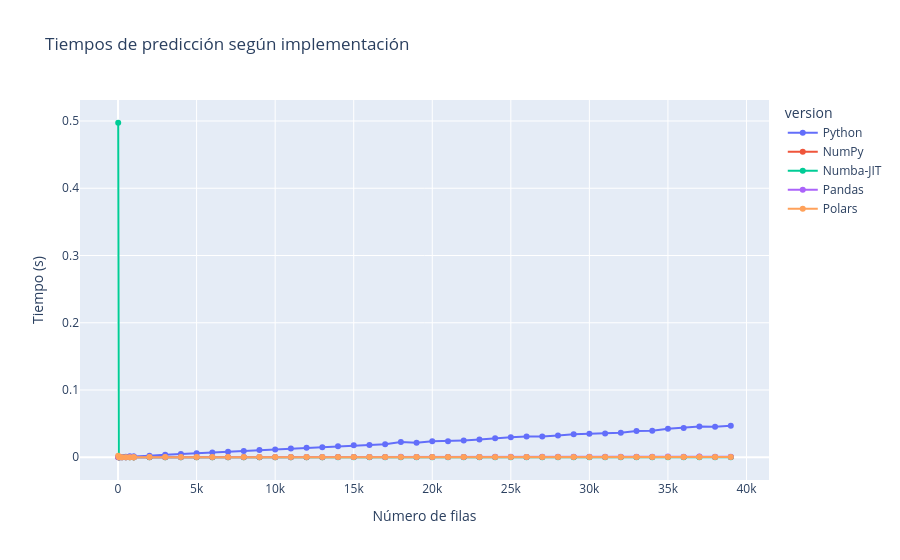
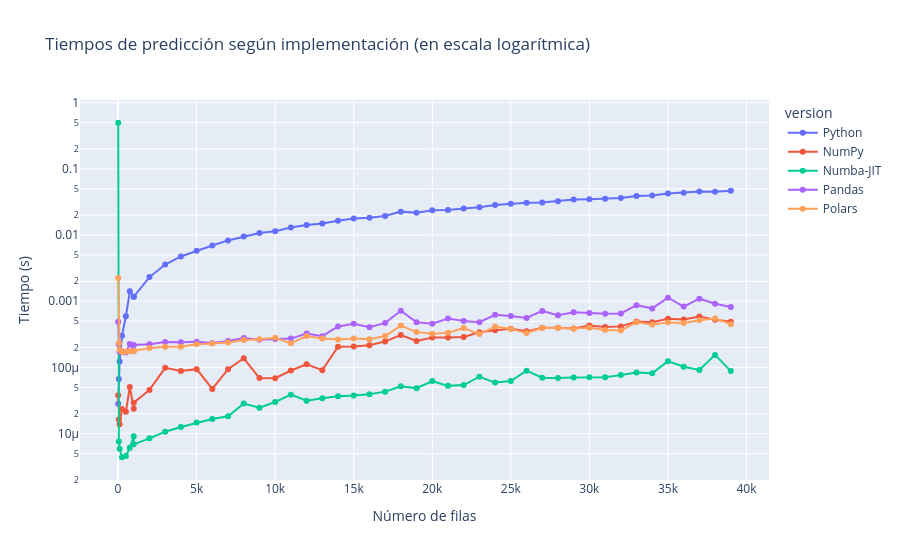
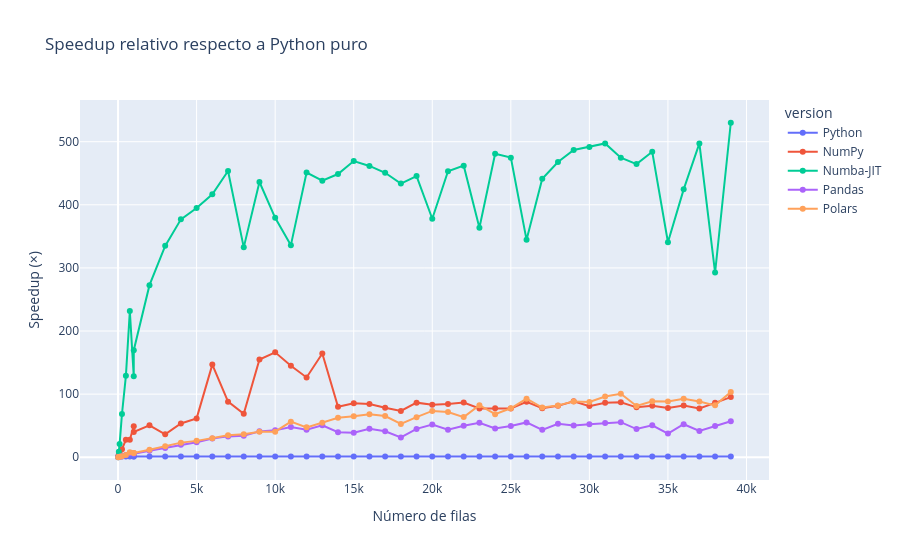

Notebook code cell kept with these figures, in order:
### Markdown cell above
**Código dado — Benchmark de las 5 implementaciones:**

### Code cell
@dataclass
class TimeMeasurement:
    time_took: float
    iteration: int
    version: str


time_measurements: list[TimeMeasurement] = []

ranges = [10, 50, 100, 250, 500, 750, 1000, *range(1001, len(X_test) + 1, 1000)]

for it in ranges:
    X_np = X_test[PARAM_COLS].iloc[:it].to_numpy(dtype=np.float32)
    X_pd = X_test[PARAM_COLS].iloc[:it]
    X_pl = pl.from_pandas(X_pd)

    for name, fn, args in [
        ("Python", linear_regression_predict, (X_np, params_vals)),
        ("NumPy", linear_regression_predict_numpy, (X_np, params_vals)),
        ("Numba-JIT", linear_regression_predict_numba, (X_np, params_arr)),
        ("Pandas", linear_regression_predict_pandas, (X_pd, params_vals)),
        ("Polars", linear_regression_predict_polars, (X_pl, params_vals)),
    ]:
        t0 = time.perf_counter()
        fn(*args)
        time_measurements.append(TimeMeasurement(time.perf_counter() - t0, it, name))

df_bench = pd.DataFrame(time_measurements)

# Gráfico 1: tiempos absolutos
px.line(
    df_bench,
    x="iteration",
    y="time_took",
    color="version",
    markers=True,
    title="Tiempos de predicción según implementación",
    labels={"iteration": "Número de filas", "time_took": "Tiempo (s)"},
).show()

# Gráfico 2: tiempos absolutos (en log)
px.line(
    df_bench,
    x="iteration",
    y="time_took",
    color="version",
    markers=True,
    title="Tiempos de predicción según implementación (en escala logarítmica)",
    labels={"iteration": "Número de filas", "time_took": "Tiempo (s)"},
    log_y=True,
).show()

# Gráfico 3: speedup relativo respecto a Python puro
pivot = df_bench.pivot(index="iteration", columns="version", values="time_took")
for col in ["NumPy", "Numba-JIT", "Pandas", "Polars"]:
    pivot[col] = pivot["Python"] / pivot[col]
pivot["Python"] = 1.0

melted = pivot.reset_index().melt(
    id_vars=["iteration"],
    value_vars=["Python", "NumPy", "Numba-JIT", "Pandas", "Polars"],
    value_name="speedup",
)
px.line(
    melted,
    x="iteration",
    y="speedup",
    color="version",
    markers=True,
    title="Speedup relativo respecto a Python puro",
    labels={"iteration": "Número de filas", "speedup": "Speedup (×)"},
).show()

### Figure 1 — Plotly figure (JSON) as saved in the notebook; plotly's stock layout.template omitted (floating-point values rounded to 4 significant figures)
{"data": [{"hovertemplate": "version=Python<br>Número de filas=%{x}<br>Tiempo (s)=%{y}<extra></extra>", "legendgroup": "Python", "line": {"color": "#636efa", "dash": "solid"}, "marker": {"symbol": "circle"}, "mode": "lines+markers", "name": "Python", "orientation": "v", "showlegend": true, "type": "scatter", "x": [10, 50, 100, 250, 500, 750, 1000, 1001, 2001, 3001, 4001, 5001, 6001, 7001, 8001, 9001, 10001, 11001, 12001, 13001, 14001, 15001, 16001, 17001, 18001, 19001, 20001, 21001, 22001, 23001, 24001, 25001, 26001, 27001, 28001, 29001, 30001, 31001, 32001, 33001, 34001, 35001, 36001, 37001, 38001, 39001], "xaxis": "x", "y": [2.82e-05, 6.67e-05, 0.0001235, 0.0003015, 0.0005933, 0.001413, 0.001167, 0.001171, 0.002318, 0.003584, 0.00475, 0.005805, 0.006957, 0.008301, 0.009478, 0.01073, 0.01142, 0.01304, 0.01416, 0.01498, 0.01647, 0.01774, 0.01823, 0.01943, 0.0226, 0.0217, 0.02362, 0.02388, 0.02509, 0.02633, 0.02841, 0.02967, 0.03083, 0.03098, 0.03242, 0.03432, 0.03486, 0.0353, 0.03636, 0.03898, 0.03949, 0.04244, 0.04351, 0.04565, 0.0453, 0.04669], "yaxis": "y"}, {"hovertemplate": "version=NumPy<br>Número de filas=%{x}<br>Tiempo (s)=%{y}<extra></extra>", "legendgroup": "NumPy", "line": {"color": "#EF553B", "dash": "solid"}, "marker": {"symbol": "circle"}, "mode": "lines+markers", "name": "NumPy", "orientation": "v", "showlegend": true, "type": "scatter", "x": [10, 50, 100, 250, 500, 750, 1000, 1001, 2001, 3001, 4001, 5001, 6001, 7001, 8001, 9001, 10001, 11001, 12001, 13001, 14001, 15001, 16001, 17001, 18001, 19001, 20001, 21001, 22001, 23001, 24001, 25001, 26001, 27001, 28001, 29001, 30001, 31001, 32001, 33001, 34001, 35001, 36001, 37001, 38001, 39001], "xaxis": "x", "y": [3.79e-05, 1.64e-05, 1.39e-05, 2.36e-05, 2.14e-05, 5.07e-05, 2.38e-05, 2.92e-05, 4.58e-05, 9.88e-05, 8.87e-05, 9.43e-05, 4.74e-05, 9.42e-05, 0.0001377, 6.93e-05, 6.87e-05, 9e-05, 0.000112, 9.11e-05, 0.0002057, 0.0002071, 0.0002159, 0.0002476, 0.0003079, 0.0002508, 0.0002833, 0.0002834, 0.0002891, 0.00034, 0.0003662, 0.0003838, 0.0003509, 0.0003984, 0.0003982, 0.0003874, 0.0004302, 0.0004083, 0.0004174, 0.0004929, 0.0004832, 0.0005435, 0.0005301, 0.0005906, 0.0005253, 0.00049], "yaxis": "y"}, {"hovertemplate": "version=Numba-JIT<br>Número de filas=%{x}<br>Tiempo (s)=%{y}<extra></extra>", "legendgroup": "Numba-JIT", "line": {"color": "#00cc96", "dash": "solid"}, "marker": {"symbol": "circle"}, "mode": "lines+markers", "name": "Numba-JIT", "orientation": "v", "showlegend": true, "type": "scatter", "x": [10, 50, 100, 250, 500, 750, 1000, 1001, 2001, 3001, 4001, 5001, 6001, 7001, 8001, 9001, 10001, 11001, 12001, 13001, 14001, 15001, 16001, 17001, 18001, 19001, 20001, 21001, 22001, 23001, 24001, 25001, 26001, 27001, 28001, 29001, 30001, 31001, 32001, 33001, 34001, 35001, 36001, 37001, 38001, 39001], "xaxis": "x", "y": [0.4974, 7.6e-06, 5.9e-06, 4.4e-06, 4.6e-06, 6.1e-06, 9.1e-06, 6.9e-06, 8.5e-06, 1.07e-05, 1.26e-05, 1.47e-05, 1.67e-05, 1.83e-05, 2.85e-05, 2.46e-05, 3.01e-05, 3.88e-05, 3.14e-05, 3.42e-05, 3.67e-05, 3.78e-05, 3.95e-05, 4.31e-05, 5.21e-05, 4.87e-05, 6.25e-05, 5.27e-05, 5.43e-05, 7.24e-05, 5.91e-05, 6.25e-05, 8.95e-05, 7.02e-05, 6.93e-05, 7.05e-05, 7.09e-05, 7.1e-05, 7.66e-05, 8.39e-05, 8.16e-05, 0.0001246, 0.0001025, 9.18e-05, 0.0001548, 8.81e-05], "yaxis": "y"}, {"hovertemplate": "version=Pandas<br>Número de filas=%{x}<br>Tiempo (s)=%{y}<extra></extra>", "legendgroup": "Pandas", "line": {"color": "#ab63fa", "dash": "solid"}, "marker": {"symbol": "circle"}, "mode": "lines+markers", "name": "Pandas", "orientation": "v", "showlegend": true, "type": "scatter", "x": [10, 50, 100, 250, 500, 750, 1000, 1001, 2001, 3001, 4001, 5001, 6001, 7001, 8001, 9001, 10001, 11001, 12001, 13001, 14001, 15001, 16001, 17001, 18001, 19001, 20001, 21001, 22001, 23001, 24001, 25001, 26001, 27001, 28001, 29001, 30001, 31001, 32001, 33001, 34001, 35001, 36001, 37001, 38001, 39001], "xaxis": "x", "y": [0.0004904, 0.0002225, 0.0001727, 0.0001762, 0.0001686, 0.0002256, 0.0001798, 0.0002179, 0.0002246, 0.0002424, 0.0002401, 0.0002443, 0.0002333, 0.000251, 0.0002776, 0.0002616, 0.000268, 0.0002727, 0.0003252, 0.0002965, 0.0004156, 0.000456, 0.0004044, 0.0004707, 0.0007183, 0.0004829, 0.0004566, 0.0005482, 0.0005019, 0.0004814, 0.0006242, 0.0005994, 0.0005584, 0.0007143, 0.0006127, 0.0006838, 0.0006656, 0.0006489, 0.0006539, 0.0008728, 0.0007787, 0.001132, 0.0008311, 0.001093, 0.0009161, 0.0008186], "yaxis": "y"}, {"hovertemplate": "version=Polars<br>Número de filas=%{x}<br>Tiempo (s)=%{y}<extra></extra>", "legendgroup": "Polars", "line": {"color": "#FFA15A", "dash": "solid"}, "marker": {"symbol": "circle"}, "mode": "lines+markers", "name": "Polars", "orientation": "v", "showlegend": true, "type": "scatter", "x": [10, 50, 100, 250, 500, 750, 1000, 1001, 2001, 3001, 4001, 5001, 6001, 7001, 8001, 9001, 10001, 11001, 12001, 13001, 14001, 15001, 16001, 17001, 18001, 19001, 20001, 21001, 22001, 23001, 24001, 25001, 26001, 27001, 28001, 29001, 30001, 31001, 32001, 33001, 34001, 35001, 36001, 37001, 38001, 39001], "xaxis": "x", "y": [0.002246, 0.0002348, 0.000184, 0.0001708, 0.000173, 0.0001757, 0.0001762, 0.000178, 0.000197, 0.0002063, 0.000205, 0.0002236, 0.0002297, 0.0002388, 0.0002605, 0.0002661, 0.0002818, 0.0002314, 0.0002992, 0.0002733, 0.0002633, 0.0002733, 0.0002677, 0.0002977, 0.0004287, 0.0003418, 0.0003218, 0.0003336, 0.0003943, 0.0003189, 0.0004159, 0.0003826, 0.0003322, 0.0003937, 0.0003945, 0.0003878, 0.0003976, 0.0003671, 0.0003611, 0.0004798, 0.0004458, 0.0004796, 0.0004686, 0.0005165, 0.0005509, 0.0004513], "yaxis": "y"}], "layout": {"legend": {"title": {"text": "version"}, "tracegroupgap": 0}, "title": {"text": "Tiempos de predicción según implementación"}, "xaxis": {"anchor": "y", "domain": [0, 1], "title": {"text": "Número de filas"}}, "yaxis": {"anchor": "x", "domain": [0, 1], "title": {"text": "Tiempo (s)"}}}}

### Figure 2 — Plotly figure (JSON) as saved in the notebook; plotly's stock layout.template omitted (floating-point values rounded to 4 significant figures)
{"data": [{"hovertemplate": "version=Python<br>Número de filas=%{x}<br>Tiempo (s)=%{y}<extra></extra>", "legendgroup": "Python", "line": {"color": "#636efa", "dash": "solid"}, "marker": {"symbol": "circle"}, "mode": "lines+markers", "name": "Python", "orientation": "v", "showlegend": true, "type": "scatter", "x": [10, 50, 100, 250, 500, 750, 1000, 1001, 2001, 3001, 4001, 5001, 6001, 7001, 8001, 9001, 10001, 11001, 12001, 13001, 14001, 15001, 16001, 17001, 18001, 19001, 20001, 21001, 22001, 23001, 24001, 25001, 26001, 27001, 28001, 29001, 30001, 31001, 32001, 33001, 34001, 35001, 36001, 37001, 38001, 39001], "xaxis": "x", "y": [2.82e-05, 6.67e-05, 0.0001235, 0.0003015, 0.0005933, 0.001413, 0.001167, 0.001171, 0.002318, 0.003584, 0.00475, 0.005805, 0.006957, 0.008301, 0.009478, 0.01073, 0.01142, 0.01304, 0.01416, 0.01498, 0.01647, 0.01774, 0.01823, 0.01943, 0.0226, 0.0217, 0.02362, 0.02388, 0.02509, 0.02633, 0.02841, 0.02967, 0.03083, 0.03098, 0.03242, 0.03432, 0.03486, 0.0353, 0.03636, 0.03898, 0.03949, 0.04244, 0.04351, 0.04565, 0.0453, 0.04669], "yaxis": "y"}, {"hovertemplate": "version=NumPy<br>Número de filas=%{x}<br>Tiempo (s)=%{y}<extra></extra>", "legendgroup": "NumPy", "line": {"color": "#EF553B", "dash": "solid"}, "marker": {"symbol": "circle"}, "mode": "lines+markers", "name": "NumPy", "orientation": "v", "showlegend": true, "type": "scatter", "x": [10, 50, 100, 250, 500, 750, 1000, 1001, 2001, 3001, 4001, 5001, 6001, 7001, 8001, 9001, 10001, 11001, 12001, 13001, 14001, 15001, 16001, 17001, 18001, 19001, 20001, 21001, 22001, 23001, 24001, 25001, 26001, 27001, 28001, 29001, 30001, 31001, 32001, 33001, 34001, 35001, 36001, 37001, 38001, 39001], "xaxis": "x", "y": [3.79e-05, 1.64e-05, 1.39e-05, 2.36e-05, 2.14e-05, 5.07e-05, 2.38e-05, 2.92e-05, 4.58e-05, 9.88e-05, 8.87e-05, 9.43e-05, 4.74e-05, 9.42e-05, 0.0001377, 6.93e-05, 6.87e-05, 9e-05, 0.000112, 9.11e-05, 0.0002057, 0.0002071, 0.0002159, 0.0002476, 0.0003079, 0.0002508, 0.0002833, 0.0002834, 0.0002891, 0.00034, 0.0003662, 0.0003838, 0.0003509, 0.0003984, 0.0003982, 0.0003874, 0.0004302, 0.0004083, 0.0004174, 0.0004929, 0.0004832, 0.0005435, 0.0005301, 0.0005906, 0.0005253, 0.00049], "yaxis": "y"}, {"hovertemplate": "version=Numba-JIT<br>Número de filas=%{x}<br>Tiempo (s)=%{y}<extra></extra>", "legendgroup": "Numba-JIT", "line": {"color": "#00cc96", "dash": "solid"}, "marker": {"symbol": "circle"}, "mode": "lines+markers", "name": "Numba-JIT", "orientation": "v", "showlegend": true, "type": "scatter", "x": [10, 50, 100, 250, 500, 750, 1000, 1001, 2001, 3001, 4001, 5001, 6001, 7001, 8001, 9001, 10001, 11001, 12001, 13001, 14001, 15001, 16001, 17001, 18001, 19001, 20001, 21001, 22001, 23001, 24001, 25001, 26001, 27001, 28001, 29001, 30001, 31001, 32001, 33001, 34001, 35001, 36001, 37001, 38001, 39001], "xaxis": "x", "y": [0.4974, 7.6e-06, 5.9e-06, 4.4e-06, 4.6e-06, 6.1e-06, 9.1e-06, 6.9e-06, 8.5e-06, 1.07e-05, 1.26e-05, 1.47e-05, 1.67e-05, 1.83e-05, 2.85e-05, 2.46e-05, 3.01e-05, 3.88e-05, 3.14e-05, 3.42e-05, 3.67e-05, 3.78e-05, 3.95e-05, 4.31e-05, 5.21e-05, 4.87e-05, 6.25e-05, 5.27e-05, 5.43e-05, 7.24e-05, 5.91e-05, 6.25e-05, 8.95e-05, 7.02e-05, 6.93e-05, 7.05e-05, 7.09e-05, 7.1e-05, 7.66e-05, 8.39e-05, 8.16e-05, 0.0001246, 0.0001025, 9.18e-05, 0.0001548, 8.81e-05], "yaxis": "y"}, {"hovertemplate": "version=Pandas<br>Número de filas=%{x}<br>Tiempo (s)=%{y}<extra></extra>", "legendgroup": "Pandas", "line": {"color": "#ab63fa", "dash": "solid"}, "marker": {"symbol": "circle"}, "mode": "lines+markers", "name": "Pandas", "orientation": "v", "showlegend": true, "type": "scatter", "x": [10, 50, 100, 250, 500, 750, 1000, 1001, 2001, 3001, 4001, 5001, 6001, 7001, 8001, 9001, 10001, 11001, 12001, 13001, 14001, 15001, 16001, 17001, 18001, 19001, 20001, 21001, 22001, 23001, 24001, 25001, 26001, 27001, 28001, 29001, 30001, 31001, 32001, 33001, 34001, 35001, 36001, 37001, 38001, 39001], "xaxis": "x", "y": [0.0004904, 0.0002225, 0.0001727, 0.0001762, 0.0001686, 0.0002256, 0.0001798, 0.0002179, 0.0002246, 0.0002424, 0.0002401, 0.0002443, 0.0002333, 0.000251, 0.0002776, 0.0002616, 0.000268, 0.0002727, 0.0003252, 0.0002965, 0.0004156, 0.000456, 0.0004044, 0.0004707, 0.0007183, 0.0004829, 0.0004566, 0.0005482, 0.0005019, 0.0004814, 0.0006242, 0.0005994, 0.0005584, 0.0007143, 0.0006127, 0.0006838, 0.0006656, 0.0006489, 0.0006539, 0.0008728, 0.0007787, 0.001132, 0.0008311, 0.001093, 0.0009161, 0.0008186], "yaxis": "y"}, {"hovertemplate": "version=Polars<br>Número de filas=%{x}<br>Tiempo (s)=%{y}<extra></extra>", "legendgroup": "Polars", "line": {"color": "#FFA15A", "dash": "solid"}, "marker": {"symbol": "circle"}, "mode": "lines+markers", "name": "Polars", "orientation": "v", "showlegend": true, "type": "scatter", "x": [10, 50, 100, 250, 500, 750, 1000, 1001, 2001, 3001, 4001, 5001, 6001, 7001, 8001, 9001, 10001, 11001, 12001, 13001, 14001, 15001, 16001, 17001, 18001, 19001, 20001, 21001, 22001, 23001, 24001, 25001, 26001, 27001, 28001, 29001, 30001, 31001, 32001, 33001, 34001, 35001, 36001, 37001, 38001, 39001], "xaxis": "x", "y": [0.002246, 0.0002348, 0.000184, 0.0001708, 0.000173, 0.0001757, 0.0001762, 0.000178, 0.000197, 0.0002063, 0.000205, 0.0002236, 0.0002297, 0.0002388, 0.0002605, 0.0002661, 0.0002818, 0.0002314, 0.0002992, 0.0002733, 0.0002633, 0.0002733, 0.0002677, 0.0002977, 0.0004287, 0.0003418, 0.0003218, 0.0003336, 0.0003943, 0.0003189, 0.0004159, 0.0003826, 0.0003322, 0.0003937, 0.0003945, 0.0003878, 0.0003976, 0.0003671, 0.0003611, 0.0004798, 0.0004458, 0.0004796, 0.0004686, 0.0005165, 0.0005509, 0.0004513], "yaxis": "y"}], "layout": {"legend": {"title": {"text": "version"}, "tracegroupgap": 0}, "title": {"text": "Tiempos de predicción según implementación (en escala logarítmica)"}, "xaxis": {"anchor": "y", "domain": [0, 1], "title": {"text": "Número de filas"}}, "yaxis": {"anchor": "x", "domain": [0, 1], "title": {"text": "Tiempo (s)"}, "type": "log"}}}

### Figure 3 — Plotly figure (JSON) as saved in the notebook; plotly's stock layout.template omitted (floating-point values rounded to 4 significant figures)
{"data": [{"hovertemplate": "version=Python<br>Número de filas=%{x}<br>Speedup (×)=%{y}<extra></extra>", "legendgroup": "Python", "line": {"color": "#636efa", "dash": "solid"}, "marker": {"symbol": "circle"}, "mode": "lines+markers", "name": "Python", "orientation": "v", "showlegend": true, "type": "scatter", "x": [10, 50, 100, 250, 500, 750, 1000, 1001, 2001, 3001, 4001, 5001, 6001, 7001, 8001, 9001, 10001, 11001, 12001, 13001, 14001, 15001, 16001, 17001, 18001, 19001, 20001, 21001, 22001, 23001, 24001, 25001, 26001, 27001, 28001, 29001, 30001, 31001, 32001, 33001, 34001, 35001, 36001, 37001, 38001, 39001], "xaxis": "x", "y": [1.0, 1.0, 1.0, 1.0, 1.0, 1.0, 1.0, 1.0, 1.0, 1.0, 1.0, 1.0, 1.0, 1.0, 1.0, 1.0, 1.0, 1.0, 1.0, 1.0, 1.0, 1.0, 1.0, 1.0, 1.0, 1.0, 1.0, 1.0, 1.0, 1.0, 1.0, 1.0, 1.0, 1.0, 1.0, 1.0, 1.0, 1.0, 1.0, 1.0, 1.0, 1.0, 1.0, 1.0, 1.0, 1.0], "yaxis": "y"}, {"hovertemplate": "version=NumPy<br>Número de filas=%{x}<br>Speedup (×)=%{y}<extra></extra>", "legendgroup": "NumPy", "line": {"color": "#EF553B", "dash": "solid"}, "marker": {"symbol": "circle"}, "mode": "lines+markers", "name": "NumPy", "orientation": "v", "showlegend": true, "type": "scatter", "x": [10, 50, 100, 250, 500, 750, 1000, 1001, 2001, 3001, 4001, 5001, 6001, 7001, 8001, 9001, 10001, 11001, 12001, 13001, 14001, 15001, 16001, 17001, 18001, 19001, 20001, 21001, 22001, 23001, 24001, 25001, 26001, 27001, 28001, 29001, 30001, 31001, 32001, 33001, 34001, 35001, 36001, 37001, 38001, 39001], "xaxis": "x", "y": [0.7441, 4.067, 8.885, 12.78, 27.72, 27.88, 49.03, 40.09, 50.6, 36.27, 53.55, 61.56, 146.8, 88.12, 68.83, 154.8, 166.2, 144.9, 126.5, 164.5, 80.07, 85.68, 84.45, 78.46, 73.39, 86.51, 83.37, 84.26, 86.79, 77.43, 77.59, 77.31, 87.86, 77.77, 81.42, 88.6, 81.03, 86.47, 87.1, 79.08, 81.72, 78.09, 82.08, 77.29, 86.23, 95.3], "yaxis": "y"}, {"hovertemplate": "version=Numba-JIT<br>Número de filas=%{x}<br>Speedup (×)=%{y}<extra></extra>", "legendgroup": "Numba-JIT", "line": {"color": "#00cc96", "dash": "solid"}, "marker": {"symbol": "circle"}, "mode": "lines+markers", "name": "Numba-JIT", "orientation": "v", "showlegend": true, "type": "scatter", "x": [10, 50, 100, 250, 500, 750, 1000, 1001, 2001, 3001, 4001, 5001, 6001, 7001, 8001, 9001, 10001, 11001, 12001, 13001, 14001, 15001, 16001, 17001, 18001, 19001, 20001, 21001, 22001, 23001, 24001, 25001, 26001, 27001, 28001, 29001, 30001, 31001, 32001, 33001, 34001, 35001, 36001, 37001, 38001, 39001], "xaxis": "x", "y": [5.669e-05, 8.776, 20.93, 68.52, 129.0, 231.7, 128.2, 169.7, 272.7, 334.9, 377.0, 394.9, 416.6, 453.6, 332.6, 436.1, 379.4, 336.1, 451.1, 438.1, 448.8, 469.4, 461.6, 450.8, 433.7, 445.5, 377.9, 453.1, 462.1, 363.6, 480.8, 474.7, 344.5, 441.4, 467.9, 486.8, 491.7, 497.2, 474.6, 464.6, 483.9, 340.6, 424.5, 497.2, 292.6, 530.0], "yaxis": "y"}, {"hovertemplate": "version=Pandas<br>Número de filas=%{x}<br>Speedup (×)=%{y}<extra></extra>", "legendgroup": "Pandas", "line": {"color": "#ab63fa", "dash": "solid"}, "marker": {"symbol": "circle"}, "mode": "lines+markers", "name": "Pandas", "orientation": "v", "showlegend": true, "type": "scatter", "x": [10, 50, 100, 250, 500, 750, 1000, 1001, 2001, 3001, 4001, 5001, 6001, 7001, 8001, 9001, 10001, 11001, 12001, 13001, 14001, 15001, 16001, 17001, 18001, 19001, 20001, 21001, 22001, 23001, 24001, 25001, 26001, 27001, 28001, 29001, 30001, 31001, 32001, 33001, 34001, 35001, 36001, 37001, 38001, 39001], "xaxis": "x", "y": [0.0575, 0.2998, 0.7151, 1.711, 3.519, 6.265, 6.49, 5.373, 10.32, 14.78, 19.78, 23.76, 29.82, 33.07, 34.14, 41.01, 42.61, 47.82, 43.56, 50.53, 39.63, 38.91, 45.09, 41.27, 31.46, 44.93, 51.72, 43.56, 49.99, 54.69, 45.52, 49.5, 55.21, 43.38, 52.92, 50.19, 52.37, 54.41, 55.6, 44.66, 50.71, 37.51, 52.35, 41.76, 49.44, 57.04], "yaxis": "y"}, {"hovertemplate": "version=Polars<br>Número de filas=%{x}<br>Speedup (×)=%{y}<extra></extra>", "legendgroup": "Polars", "line": {"color": "#FFA15A", "dash": "solid"}, "marker": {"symbol": "circle"}, "mode": "lines+markers", "name": "Polars", "orientation": "v", "showlegend": true, "type": "scatter", "x": [10, 50, 100, 250, 500, 750, 1000, 1001, 2001, 3001, 4001, 5001, 6001, 7001, 8001, 9001, 10001, 11001, 12001, 13001, 14001, 15001, 16001, 17001, 18001, 19001, 20001, 21001, 22001, 23001, 24001, 25001, 26001, 27001, 28001, 29001, 30001, 31001, 32001, 33001, 34001, 35001, 36001, 37001, 38001, 39001], "xaxis": "x", "y": [0.01256, 0.2841, 0.6712, 1.765, 3.429, 8.044, 6.623, 6.577, 11.76, 17.37, 23.17, 25.96, 30.29, 34.76, 36.38, 40.32, 40.52, 56.36, 47.34, 54.82, 62.55, 64.92, 68.11, 65.26, 52.71, 63.48, 73.39, 71.58, 63.63, 82.55, 68.32, 77.55, 92.81, 78.7, 82.19, 88.5, 87.67, 96.17, 100.7, 81.24, 88.58, 88.5, 92.85, 88.38, 82.22, 103.5], "yaxis": "y"}], "layout": {"legend": {"title": {"text": "version"}, "tracegroupgap": 0}, "title": {"text": "Speedup relativo respecto a Python puro"}, "xaxis": {"anchor": "y", "domain": [0, 1], "title": {"text": "Número de filas"}}, "yaxis": {"anchor": "x", "domain": [0, 1], "title": {"text": "Speedup (×)"}}}}
